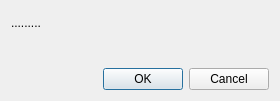
<?xml version="1.0" encoding="UTF-8"?>
<ui version="4.0">
 <class>mdtDoubleEditDialog</class>
 <widget class="QDialog" name="mdtDoubleEditDialog">
  <property name="geometry">
   <rect>
    <x>0</x>
    <y>0</y>
    <width>280</width>
    <height>101</height>
   </rect>
  </property>
  <property name="windowTitle">
   <string>Dialog</string>
  </property>
  <layout class="QVBoxLayout" name="verticalLayout">
   <item>
    <widget class="QLabel" name="lbLabel">
     <property name="text">
      <string>.........</string>
     </property>
    </widget>
   </item>
   <item>
    <widget class="mdtDoubleEdit" name="deEdit"/>
   </item>
   <item>
    <widget class="QDialogButtonBox" name="buttonBox">
     <property name="orientation">
      <enum>Qt::Horizontal</enum>
     </property>
     <property name="standardButtons">
      <set>QDialogButtonBox::Cancel|QDialogButtonBox::Ok</set>
     </property>
    </widget>
   </item>
  </layout>
 </widget>
 <customwidgets>
  <customwidget>
   <class>mdtDoubleEdit</class>
   <extends>QWidget</extends>
   <header>mdtDoubleEdit.h</header>
  </customwidget>
 </customwidgets>
 <resources/>
 <connections>
  <connection>
   <sender>buttonBox</sender>
   <signal>accepted()</signal>
   <receiver>mdtDoubleEditDialog</receiver>
   <slot>accept()</slot>
   <hints>
    <hint type="sourcelabel">
     <x>248</x>
     <y>254</y>
    </hint>
    <hint type="destinationlabel">
     <x>157</x>
     <y>274</y>
    </hint>
   </hints>
  </connection>
  <connection>
   <sender>buttonBox</sender>
   <signal>rejected()</signal>
   <receiver>mdtDoubleEditDialog</receiver>
   <slot>reject()</slot>
   <hints>
    <hint type="sourcelabel">
     <x>316</x>
     <y>260</y>
    </hint>
    <hint type="destinationlabel">
     <x>286</x>
     <y>274</y>
    </hint>
   </hints>
  </connection>
 </connections>
</ui>
